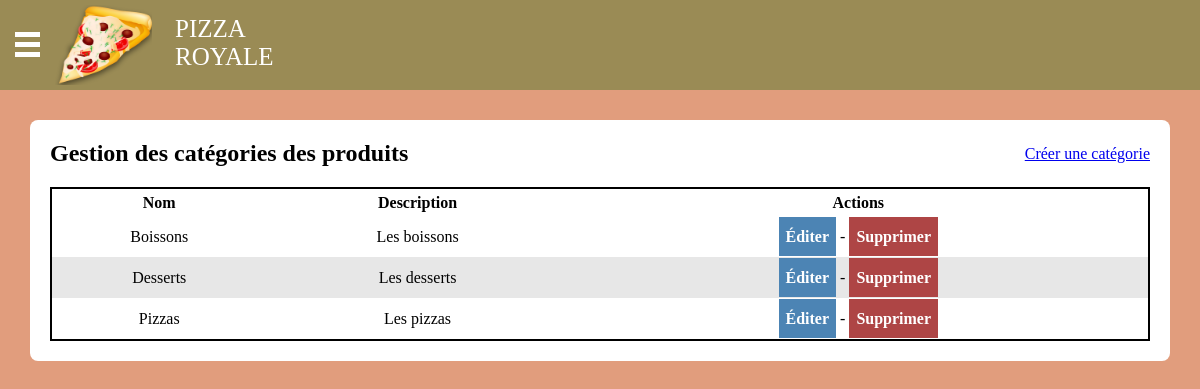
The page /gestioncategories.php (signed in) on the database its author committed.
### tables this page shows
CREATE TABLE `categories` (
  `id_categorie` int(11) NOT NULL,
  `nom` varchar(255) NOT NULL,
  `description` varchar(255) NOT NULL
);

### gestioncategories.php (the view, shortened to what this page needs)
<?php
require('config.php');
?>
<!DOCTYPE html>
<html lang="fr">
<head>
<link href="css/styles.css" rel="stylesheet">
<link rel="stylesheet" href="js/jquery-ui/jquery-ui.min.css">
</head>
<body>
<?php include('header.php'); ?>
<div class="conteneur">
<div class="titre-page">
<h1>Gestion des catégories des produits</h1>
<a id="creer_categorie" href="#">Créer une catégorie</a>
</div>
<table class="gestioncategories">
<thead>
<tr>
<th>Nom</th>
<th>Description</th>
<th>Actions</th>
</tr>
</thead>
<?php
$req = $bdd->prepare('SELECT * FROM categories ORDER BY nom');
$req->execute();
while($categ = $req->fetch()) {
?>
<tbdoy>
<tr>
<td data-label="Nom"><?= $categ['nom']; ?></td>
<td data-label="Description"><?= $categ['description']; ?></td>
<td data-label="Actions"><a class="boutton-bleu editer" data-id="<?= $categ['id_categorie']; ?>" href="#">Éditer</a> - <a data-id="<?= $categ['id_categorie']; ?>" class="boutton-supprimer supprimer_categorie" href="#">Supprimer</a></td>
</tr>
<?php } ?>
</table>
</div>
</body>
</html>

### css/styles.css (style rules this page uses)
body { margin: 0; background: #e19d7d; }
.boutton-supprimer { display: inline-block; padding: 5px; border: 2px solid #ae4545; background: #ae4545; color: #FFF; font-weight: bold; text-decoration: none; transition-duration: 0.3s; cursor: pointer; }
.boutton-bleu { display: inline-block; padding: 5px; border: 2px solid #4c84b4; background: #4c84b4; color: #FFF; font-weight: bold; text-decoration: none; transition-duration: 0.3s; cursor: pointer; }
.conteneur { max-width: 1100px; height: auto; margin-top: 30px; margin-left: auto; margin-right: auto; background: #FFF; border-radius: 8px; padding: 20px; }
.titre-page { display: flex; justify-content: space-between; align-items: center; }
.titre-page h1 { margin: 0; font-size: 1.5rem; }
table { width: 100%; border: 2px solid #000; margin-top: 20px; border-spacing: 0; }
table tr { text-align: center; line-height: 25px; }

### rows shown on the page
categories: nom "Boissons", description "Les boissons"
categories: nom "Desserts", description "Les desserts"
categories: nom "Pizzas", description "Les pizzas"
